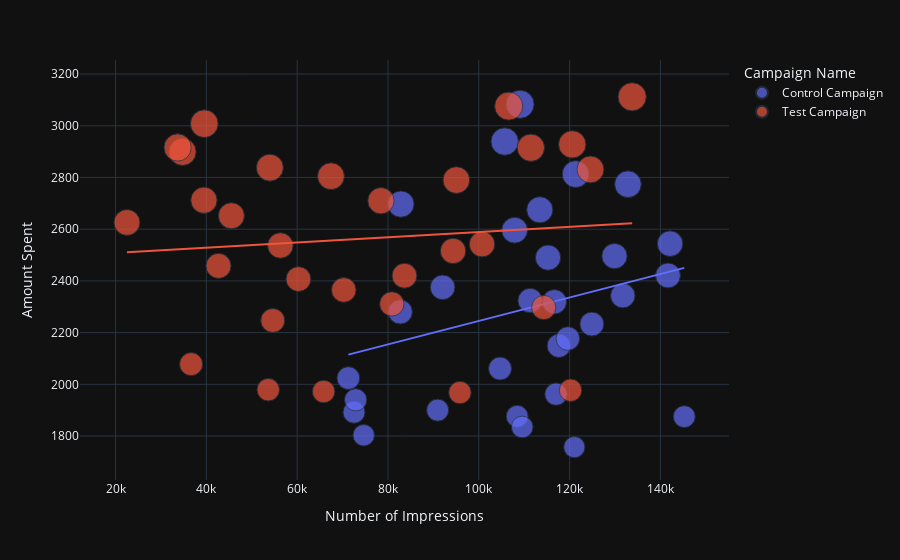

Notebook code cell kept with this figure:
### Markdown cell above
## Starting Analysis

### Code cell
figure = px.scatter(data_frame = ab_data, 
                    x="Number of Impressions",
                    y="Amount Spent", 
                    size="Amount Spent", 
                    color= "Campaign Name", 
                    trendline="ols")
figure.show()

### Figure 1 — Plotly figure (JSON) as saved in the notebook; plotly's stock layout.template omitted (floating-point values rounded to 4 significant figures)
{"data": [{"hovertemplate": "Campaign Name=Control Campaign<br>Number of Impressions=%{x}<br>Amount Spent=%{marker.size}<extra></extra>", "legendgroup": "Control Campaign", "marker": {"color": "#636efa", "size": [2280, 2149, 2490, 2319, 2697, 1875, 2774, 2024, 2177, 1876, 2596, 1757, 2675, 1803, 2939, 2496, 1892, 1962, 2233, 2061, 2421, 2375, 2343, 2324, 1940, 1835, 3083, 2544, 1900, 2813], "sizemode": "area", "sizeref": 7.78, "symbol": "circle"}, "mode": "markers", "name": "Control Campaign", "orientation": "v", "showlegend": true, "type": "scatter", "x": [82702, 117624, 115247, 116639, 82847, 145248, 132845, 71274, 119612, 108452, 107890, 121040, 113430, 74654, 105705, 129880, 72515, 117006, 124897, 104678, 141654, 92029, 131711, 111306, 72878, 109600.0, 109076, 142123, 90939, 121332], "xaxis": "x", "y": [2280, 2149, 2490, 2319, 2697, 1875, 2774, 2024, 2177, 1876, 2596, 1757, 2675, 1803, 2939, 2496, 1892, 1962, 2233, 2061, 2421, 2375, 2343, 2324, 1940, 1835, 3083, 2544, 1900, 2813], "yaxis": "y"}, {"hovertemplate": "<b>OLS trendline</b><br>Amount Spent = 0.00453629 * Number of Impressions + 1791.44<br>R<sup>2</sup>=0.069265<br><br>Campaign Name=Control Campaign<br>Number of Impressions=%{x}<br>Amount Spent=%{y} <b>(trend)</b><extra></extra>", "legendgroup": "Control Campaign", "marker": {"color": "#636efa", "symbol": "circle"}, "mode": "lines", "name": "Control Campaign", "showlegend": false, "type": "scatter", "x": [71274, 72515, 72878, 74654, 82702, 82847, 90939, 92029, 104678, 105705, 107890, 108452, 109076, 109600.0, 111306, 113430, 115247, 116639, 117006, 117624, 119612, 121040, 121332, 124897, 129880, 131711, 132845, 141654, 142123, 145248], "xaxis": "x", "y": [2115.0, 2120.0, 2122.0, 2130.0, 2167.0, 2167.0, 2204.0, 2209.0, 2266.0, 2271.0, 2281.0, 2283.0, 2286.0, 2288.0, 2296.0, 2306.0, 2314.0, 2321.0, 2322.0, 2325.0, 2334.0, 2341.0, 2342.0, 2358.0, 2381.0, 2389.0, 2394.0, 2434.0, 2436.0, 2450.0], "yaxis": "y"}, {"hovertemplate": "Campaign Name=Test Campaign<br>Number of Impressions=%{x}<br>Amount Spent=%{marker.size}<extra></extra>", "legendgroup": "Test Campaign", "marker": {"color": "#EF553B", "size": [3008, 2790, 2420, 2831, 1972, 2537, 2516, 3076, 1968, 1979, 2626, 2542, 2712, 3112, 2899, 2407, 2078, 2928, 2311, 2915, 2247, 2805, 2365, 1977, 2710, 2297, 2458, 2838, 2916, 2652], "sizemode": "area", "sizeref": 7.78, "symbol": "circle"}, "mode": "markers", "name": "Test Campaign", "orientation": "v", "showlegend": true, "type": "scatter", "x": [39550, 95054, 83633, 124591, 65827, 56304, 94338, 106584, 95843, 53632, 22521, 100719, 39470, 133771, 34752, 60286, 36650, 120576, 80841, 111469, 54627, 67444, 70263, 120203, 78451, 114295, 42684, 53986, 33669, 45511], "xaxis": "x", "y": [3008, 2790, 2420, 2831, 1972, 2537, 2516, 3076, 1968, 1979, 2626, 2542, 2712, 3112, 2899, 2407, 2078, 2928, 2311, 2915, 2247, 2805, 2365, 1977, 2710, 2297, 2458, 2838, 2916, 2652], "yaxis": "y"}, {"hovertemplate": "<b>OLS trendline</b><br>Amount Spent = 0.00100671 * Number of Impressions + 2487.98<br>R<sup>2</sup>=0.008600<br><br>Campaign Name=Test Campaign<br>Number of Impressions=%{x}<br>Amount Spent=%{y} <b>(trend)</b><extra></extra>", "legendgroup": "Test Campaign", "marker": {"color": "#EF553B", "symbol": "circle"}, "mode": "lines", "name": "Test Campaign", "showlegend": false, "type": "scatter", "x": [22521, 33669, 34752, 36650, 39470, 39550, 42684, 45511, 53632, 53986, 54627, 56304, 60286, 65827, 67444, 70263, 78451, 80841, 83633, 94338, 95054, 95843, 100719, 106584, 111469, 114295, 120203, 120576, 124591, 133771], "xaxis": "x", "y": [2511.0, 2522.0, 2523.0, 2525.0, 2528.0, 2528.0, 2531.0, 2534.0, 2542.0, 2542.0, 2543.0, 2545.0, 2549.0, 2554.0, 2556.0, 2559.0, 2567.0, 2569.0, 2572.0, 2583.0, 2584.0, 2584.0, 2589.0, 2595.0, 2600.0, 2603.0, 2609.0, 2609.0, 2613.0, 2623.0], "yaxis": "y"}], "layout": {"legend": {"itemsizing": "constant", "title": {"text": "Campaign Name"}, "tracegroupgap": 0}, "margin": {"t": 60}, "xaxis": {"anchor": "y", "domain": [0, 1], "title": {"text": "Number of Impressions"}}, "yaxis": {"anchor": "x", "domain": [0, 1], "title": {"text": "Amount Spent"}}}}
